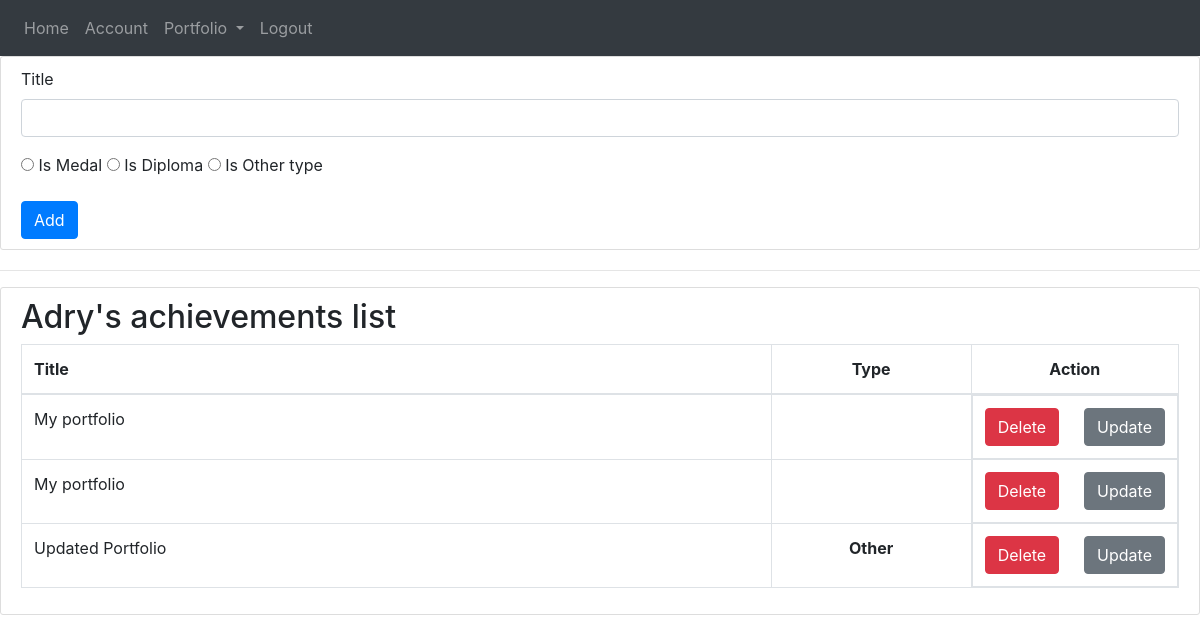
Page /account/achievements (signed in) on the committed database.
### app/models.py (models this page shows)
class User(db.Model, UserMixin):
    id = db.Column(db.Integer, primary_key=True)
    username = db.Column(db.String(20), unique=True, nullable=False)
    email = db.Column(db.String(120), unique=True, nullable=False)
    image_file = db.Column(db.String(20), nullable=False, default='default.jpg')
    password = db.Column(db.String(60), nullable=False)
    port = db.relationship('Portfolio', backref='creator', lazy=True)

class Achievementss(db.Model):
    id = db.Column(db.Integer, primary_key=True, autoincrement=True)
    title = db.Column(db.String, nullable=False)
    type = db.Column(db.String, nullable=False)
    user_id = db.Column(db.Integer, db.ForeignKey('user.id'), nullable=False)

### app/users/routes.py (the view)
@users.route('/account/achievements', methods=['GET', 'POST'])
@login_required
def achievements():
    form = AchievementsForm()
    achieves = Achievementss.query.filter_by(user_id=current_user.id)
    if form.validate_on_submit():
        achievement = Achievementss(title=form.title.data, type=form.type.data, user_id=current_user.id)
        db.session.add(achievement)
        db.session.commit()
        flash('Your achievement now is in portfolio', 'success')
        return redirect(url_for('users.achievements'))
    return render_template('achievements.html', form=form, achieves=achieves)

### app/users/forms.py
class AchievementsForm(FlaskForm):
    title = StringField('Title', validators=[DataRequired()])
    type = RadioField('Type', choices=[('Medal', 'Is Medal'), ('Diploma', 'Is Diploma'), ('Other', 'Is Other type   ')])
    submit = SubmitField('Add')

### app/models.py (called while the page is built)
@login_manager.user_loader
def load_user(user_id):
    return User.query.get(int(user_id))

### app/templates/achievements.html (shortened to what this page needs)
{% extends 'layout.html' %}
{% block body %}
<div class="content-section">
    <form action="" method="post">
      <div class="form-group">
        {{ form.title.label(class='form-control-label') }}
         {% if form.title.errors %}
            {{ form.title(class='form-control is-invalid') }}
            <div class="invalid-feedback">
                {% for error in form.title.errors %}
                    <span>{{ error }}</span>
                {% endfor %}
            </div>
        {% else %}
            {{ form.title(class='form-control') }}
        {% endif %}
      </div>
     <div class="form-group">
         {% for subfield in form.type %}
            {{ subfield }}
            {{ subfield.label }}
         {% endfor %}
     </div>
     <div class="submit">
         {{ form.submit(class="btn btn-primary") }}
     </div>
    </form>
</div>
    <hr>
<div class="content-section">
  <h2>{{current_user.username}}'s achievements list</h2>
  <table class="table table-bordered">
    <thead>
      <tr>
        <th>Title</th>
        <th style="text-align: center;" width="200">Type</th>
        <th style="text-align: center;" width="200">Action</th>
      </tr>
    </thead>
    <tbody>
    {% for item in achieves %}
        <tr>
            <td>{{item.title}}</td>
            <td style="text-align: center;">
                {% if item.type == 'Medal'%}
                <img src="{{url_for('static', filename='profile_pics/medals.png')}}" alt="" width="35">
                {% elif item.type == 'Diploma' %}
                <img src="{{url_for('static', filename='profile_pics/diploma.png')}}" alt="" width="35">
                {% else %}
                <span style="font-weight: bold;">Other</span>
                {% endif %}
            </td>
            <td style="display: flex;">
                <a class="btn btn-danger" href="{{url_for('users.delete_achieve', id=item.id)}}">Delete</a>
                <br>
                <a style="margin-left: 25px;" class="btn btn-secondary" href="#">Update</a>
            </td>
        </tr>
    {% endfor %}
    </tbody>
  </table>
</div>
{% endblock %}

### app/static/css/style.css (style rules this page uses)
a { text-decoration: none; color: black; }
.content-section { background: #ffffff; padding: 10px 20px; border: 1px solid #dddddd; border-radius: 3px; margin-bottom: 20px; }

### rows in the picture
User: username "Adry"
Achievementss: title "My portfolio"
Achievementss: title "My portfolio"
Achievementss: title "Updated Portfolio", type "Other"

### other values in the picture
{{ subfield.label }} "Is Medal" "Is Diploma" "Is Other type"
